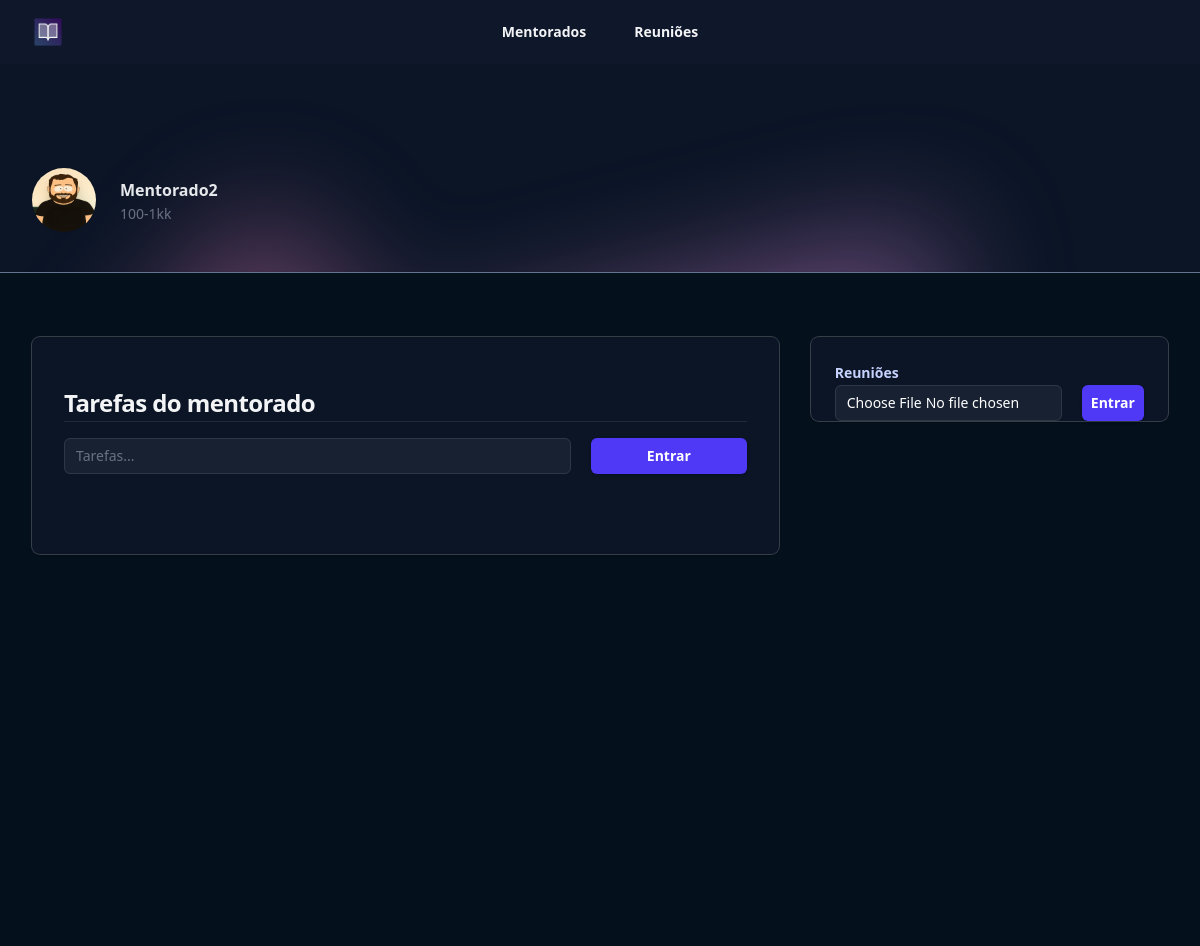
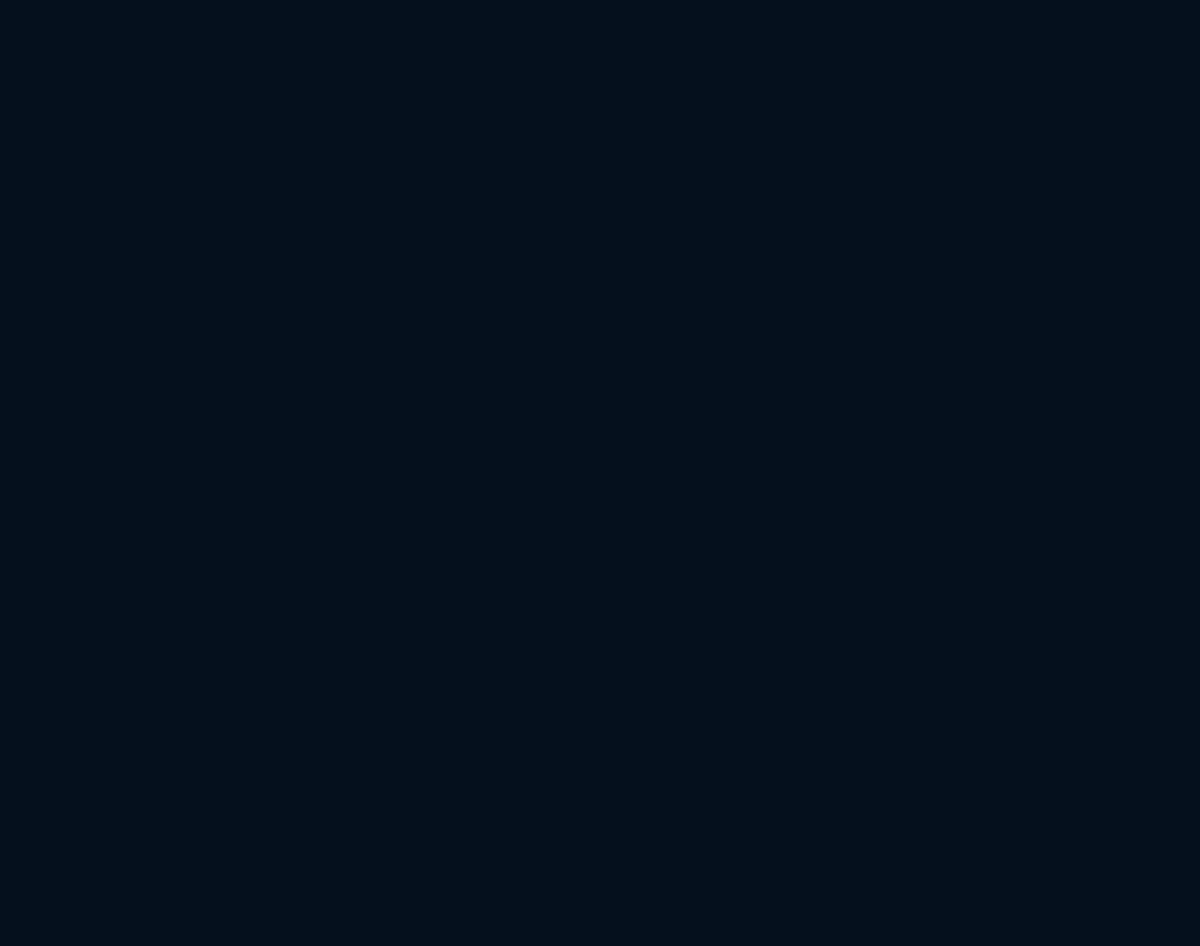
Page /mentorados/tarefa/2 (signed in) on the committed database (2 pictures, top to bottom).
### mentorados/models.py (models this page shows, shortened)
class Mentorados(models.Model):
    estagio_choices = (
        ('E1', '10-100k'),
        ('E2', '100-1kk'),
        ('E3', '1kk-100kk'),
    )
    nome = models.CharField(max_length=255)
    foto = models.ImageField(upload_to='fotos', null=True, blank=True)
    estagio = models.CharField(max_length=2, choices=estagio_choices)
    navigator = models.ForeignKey(Navigators, null=True, blank=True, on_delete=models.CASCADE)
    user = models.ForeignKey(User, on_delete=models.CASCADE) #mentor
    criado_em = models.DateField(auto_now_add=True)
    token = models.CharField(max_length=16, null=True, blank=True)
    def __str__(self):
        return self.nome

### mentorados/views.py (the view, shortened to what this page needs)
# urls.py: path('tarefa/<int:id>', views.tarefa, name='tarefa'),
@login_required
def tarefa(request, id):
    mentorado = Mentorados.objects.get(id=id)
    if mentorado.user != request.user:
        raise Http404
    if request.method == 'GET':
        tarefas = Tarefa.objects.filter(mentorado=mentorado)
        videos = Upload.objects.filter(mentorado=mentorado)
        return render(request, 'tarefa.html', {'mentorado': mentorado, 'tarefas': tarefas, 'videos':videos})

### mentorados/templates/tarefa.html (shortened to what this page needs)
{% extends "base.html" %}
{% load static %}
{% block 'body' %}
<header class="bg-slate-900">
    <nav class="flex items-center justify-between p-4 lg:px-8" aria-label="Global">
        <div class="flex lg:flex-1">
            <a href="#" class="-m-1.5 p-1.5">
                <img class="h-8 w-auto" src="{% static 'logo.png' %}" alt="">
            </a>
        </div>
        <div class="hidden lg:flex lg:gap-x-12">
            <a href="{% url 'mentorados' %}" class="text-sm/6 font-semibold text-gray-100">Mentorados</a>
            <a href="{% url 'reunioes' %}" class="text-sm/6 font-semibold text-gray-100">Reuniões</a>
        </div>
    </nav>
</header>
    <main>
        <header class="relative isolate pt-16 bg-[#0b1526] border-b-1 border-slate-500">
            <div class="absolute inset-0 -z-10 overflow-hidden" aria-hidden="true">
                <div class="absolute left-16 top-full -mt-16 transform-gpu opacity-50 blur-3xl xl:left-1/2 xl:-ml-80">
                    <div class="aspect-[1154/678] w-[72.125rem] bg-gradient-to-br from-[#FF80B5] to-[#9089FC]" style="clip-path: polygon(100% 38.5%, 82.6% 100%, 60.2% 37.7%, 52.4% 32.1%, 47.5% 41.8%, 45.2% 65.6%, 27.5% 23.4%, 0.1% 35.3%, 17.9% 0%, 27.7% 23.4%, 76.2% 2.5%, 74.2% 56%, 100% 38.5%)"></div>
                </div>
                <div class="absolute inset-x-0 bottom-0 h-px bg-gray-900/5"></div>
            </div>
            <div>
                <div class="mx-auto max-w-7xl px-4 py-10 sm:px-6 lg:px-8 ">
                    <div class="mx-auto flex max-w-2xl items-center justify-between gap-x-8 lg:mx-0 lg:max-w-none">
                        <div class="flex items-center gap-x-6">
                            <img src="{{mentorado.foto.url}}" alt="" class="size-16 flex-none rounded-full ring-1 ring-gray-900/10">
                            <h1>
                                <div class="mt-1 text-base font-semibold text-gray-200">{{mentorado}}</div>
                                <div class="text-sm/6 text-gray-500">{{mentorado.get_estagio_display}}</div>
                            </h1>
                        </div>
                    </div>
                </div>
            </div>
        </header>
        <div class="bg-[#05101d] min-h-screen">
            <div class="mx-auto max-w-7xl px-4 py-16 sm:px-6 lg:px-8">
                <div class="mx-auto grid max-w-2xl grid-cols-1 grid-rows-1 items-start gap-x-8 gap-y-8 lg:mx-0 lg:max-w-none lg:grid-cols-3">
                    <div class="lg:col-start-3 lg:row-end-1">
                        <div class="rounded-lg shadow-sm ring-1 ring-white/20 bg-[#0b1526]">
                            <dl class="flex flex-wrap">
                                <div class="flex-auto px-6 pt-6">
                                    <p class="text-sm/6 font-semibold text-indigo-200">Reuniões</p>
                                    <div class="grid grid-cols-4 gap-5">
                                        <div class="col-span-3">
                                            <form action="{% url 'upload' mentorado.id %}" method="POST" enctype='multipart/form-data'>{% csrf_token %}
                                                <input type="file" name="video" required class="block w-full rounded-md bg-white/5 px-3 py-1.5 text-base text-white outline outline-1 -outline-offset-1 outline-white/10 placeholder:text-gray-500 focus:outline focus:outline-2 focus:-outline-offset-2 focus:outline-indigo-500 sm:text-sm/6">
                                        </div>
                                        <div>
                                            <button type="submit" class="flex w-full justify-center cursor-pointer rounded-md bg-indigo-600 px-3 py-1.5 text-sm/6 font-semibold text-white shadow-sm hover:bg-indigo-500 focus-visible:outline focus-visible:outline-2 focus-visible:outline-offset-2 focus-visible:outline-indigo-600">Entrar</button>
                                        </div>
                                    </div>
                                </div>
                            </dl>
                        </div>
                    </div>
                    <div class="-mx-4 px-4 py-8 shadow-sm sm:mx-0 sm:rounded-lg sm:px-8 sm:pb-14 lg:col-span-2 lg:row-span-2 lg:row-end-2 xl:px-16 xl:pb-20 xl:pt-16 ring-1 ring-white/20 bg-[#0b1526]">
                        <h2 class="mt-4 text-2xl/9 font-bold tracking-tight text-gray-100">Tarefas do mentorado</h2>
                        <hr class="border-px border-slate-800">
                        <div class="grid grid-cols-4 gap-5 mt-4">
                            <div class="col-span-3">
                                <form action="{% url 'tarefa' mentorado.id %}" method="POST">{% csrf_token %}
                                    <input type="text" name="tarefa" autocomplete="email" required class="block w-full rounded-md bg-white/5 px-3 py-1.5 text-base text-white outline outline-1 -outline-offset-1 outline-white/10 placeholder:text-gray-500 focus:outline focus:outline-2 focus:-outline-offset-2 focus:outline-indigo-500 sm:text-sm/6" placeholder="Tarefas...">
                            </div>
                            <div>
                                <button type="submit" class="flex w-full justify-center cursor-pointer rounded-md bg-indigo-600 px-3 py-1.5 text-sm/6 font-semibold text-white shadow-sm hover:bg-indigo-500 focus-visible:outline focus-visible:outline-2 focus-visible:outline-offset-2 focus-visible:outline-indigo-600">Entrar</button>
                            </div>
                        </div>
                        <br>
                    </div>
                </div>
            </div>
        </div>
    </main>
{% endblock 'body' %}

### rows in the picture
Mentorados: foto (picture), nome "Mentorado2", estagio "100-1kk"
